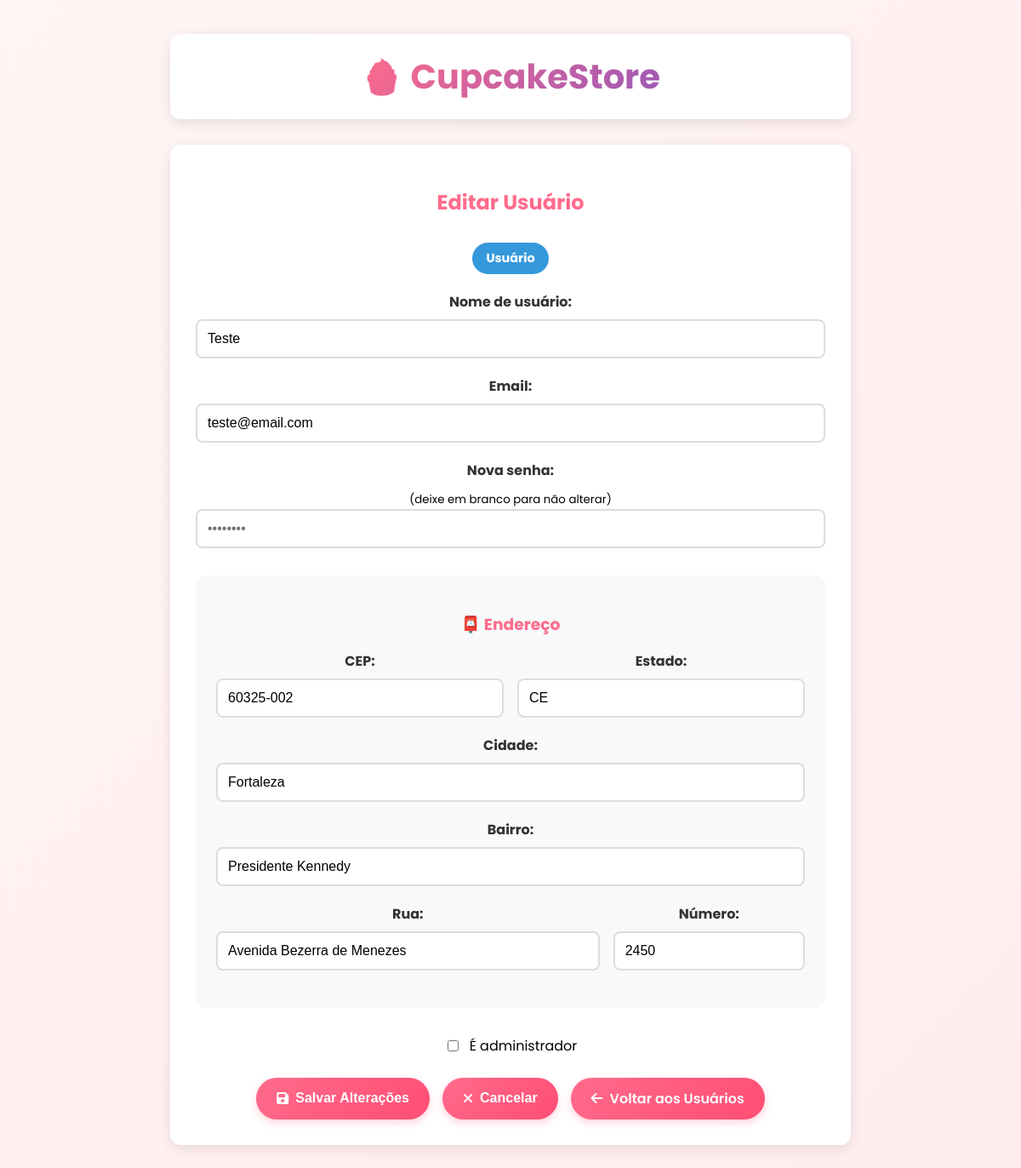
The app's page /admin/usuario/2/editar (signed in) with its own data.
### tables this page shows
CREATE TABLE users (
            id INTEGER PRIMARY KEY AUTOINCREMENT,
            username TEXT UNIQUE NOT NULL,
            email TEXT UNIQUE NOT NULL,
            password TEXT NOT NULL,
            created_at TIMESTAMP DEFAULT CURRENT_TIMESTAMP
        , is_admin BOOLEAN DEFAULT 0, estado TEXT, cidade TEXT, bairro TEXT, rua TEXT, numero TEXT, cep TEXT);

### backend/app.py (the view)
@app.route('/admin/usuario/<int:user_id>/editar', methods=['GET', 'POST'])
@admin_required
def admin_editar_usuario(user_id):
    try:
        if is_master_account(user_id) and not is_master_account(session['user_id']):
            flash('Não pode editar a conta master!', 'error')
            return redirect(url_for('admin_usuarios'))
        conn = get_db_connection()
        if request.method == 'POST' and 'cancelar' in request.form:
            flash('Alterações canceladas com sucesso!', 'success')
            return redirect(url_for('admin_editar_usuario', user_id=user_id))
        if request.method == 'POST':
            username = request.form['username']
            email = request.form['email']
            password = request.form['password']
            is_admin = request.form.get('is_admin', 0)
            estado = request.form['estado']
            cidade = request.form['cidade']
            bairro = request.form['bairro']
            rua = request.form['rua']
            numero = request.form['numero']
            cep = request.form['cep']
            if is_master_account(user_id):
                is_admin = 1
            if is_master_account(user_id):
                conn.execute(
                    'UPDATE users SET username = ? WHERE id = ?',
                    (username, user_id)
                )
            else:
                conn.execute(
                    '''UPDATE users SET username = ?, email = ?, is_admin = ?, estado = ?, cidade = ?, bairro = ?, rua = ?, numero = ?, cep = ?
                    WHERE id = ?''',
                    (username, email, is_admin, estado, cidade, bairro, rua, numero, cep, user_id)
                )
            if password:
                password_hash = generate_password_hash(password)
                conn.execute(
                    'UPDATE users SET password = ? WHERE id = ?',
                    (password_hash, user_id)
                )
            conn.commit()
            conn.close()
            flash('Usuário atualizado com sucesso!', 'success')
            return redirect(url_for('admin_usuarios'))
        else:
            usuario = conn.execute(
                'SELECT * FROM users WHERE id = ?',
                (user_id,)
            ).fetchone()
            conn.close()
            if usuario:
                return render_template('admin/editar_usuario.html', usuario=usuario)
            else:
                flash('Usuário não encontrado!', 'error')
                return redirect(url_for('admin_usuarios'))
    except Exception as e:
        print(f"❌ Erro ao editar usuário: {e}")
        flash('Erro ao editar usuário.', 'error')
        return redirect(url_for('admin_usuarios'))

### backend/app.py (called while the page is built)
def is_admin():
    if 'user_id' not in session:
        return False
    try:
        conn = get_db_connection()
        user = conn.execute(
            'SELECT is_admin FROM users WHERE id = ?',
            (session['user_id'],)
        ).fetchone()
        conn.close()
        return user and user['is_admin'] == 1
    except Exception as e:
        print(f"❌ Erro ao verificar admin: {e}")
        return False

def admin_required(f):
    @wraps(f)
    def decorated_function(*args, **kwargs):
        if not is_admin():
            flash('Acesso restrito a administradores!', 'error')
            return redirect(url_for('home'))
        return f(*args, **kwargs)
    return decorated_function

@app.context_processor
def utility_processor():
    def check_is_admin():
        """Verifica se o usuário logado é admin"""
        if 'user_id' not in session:
            return False
        try:
            conn = get_db_connection()
            user = conn.execute(
                'SELECT is_admin FROM users WHERE id = ?',
                (session['user_id'],)
            ).fetchone()
            conn.close()
            return user and user['is_admin'] == 1
        except:
            return False
    return dict(is_admin=check_is_admin)

def is_master_account(user_id):
    try:
        conn = get_db_connection()
        user = conn.execute(
            'SELECT email FROM users WHERE id = ?',
            (user_id,)
        ).fetchone()
        conn.close()
        return user and user['email'] == 'saviosales@cupcakestore.com'
    except Exception as e:
        print(f"❌ Erro ao verificar conta master: {e}")
        return False

### database/database.py (called while the page is built)
def get_db_connection():
    db_path = os.path.join(base_dir, 'cupcakes.db')
    conn = sqlite3.connect(db_path)
    conn.row_factory = sqlite3.Row
    return conn

### frontend/templates/Admin/editar_usuario.html (shortened to what this page needs)
<!DOCTYPE html>
<html lang="pt-BR">
<head>
    <link rel="stylesheet" href="{{ url_for('static', filename='css/style.css') }}">
    <link rel="stylesheet" href="https://cdnjs.cloudflare.com/ajax/libs/font-awesome/6.4.0/css/all.min.css">
</head>
<body>
    <div class="admin-container">
        <div class="admin-header">
            <a href="{{ url_for('home') }}">
                <h1>🧁 CupcakeStore</h1>
            </a>
        </div>
        <div class="form-editar">
            <h2>Editar Usuário</h2>
            {% if usuario.email == 'saviosales@cupcakestore.com' %}
            <div class="user-type-badge badge-master">👑 Conta Master</div>
            {% elif usuario.is_admin == 1 %}
            <div class="user-type-badge badge-admin">Administrador</div>
            {% else %}
            <div class="user-type-badge badge-user">Usuário</div>
            {% endif %}
            <form action="{{ url_for('admin_editar_usuario', user_id=usuario.id) }}" method="POST" id="formEditarUsuarioAdmin">
                <div class="form-group">
                    <label for="username">Nome de usuário:</label>
                    <input type="text" id="username" name="username" value="{{ usuario.username }}" required >
                </div>
                <div class="form-group">
                    <label for="email">Email:</label>
                    <input type="email" id="email" name="email" value="{{ usuario.email }}" required >
                </div>
                <div class="form-group">
                    <label for="password">Nova senha:</label>
                    <small>(deixe em branco para não alterar)</small>
                    <input type="password" id="password" name="password" placeholder="••••••••">
                </div>
                <div class="endereco-section">
                    <h3 style="color: var(--primary); margin-bottom: 1rem; text-align: center;">📮 Endereço</h3>
                    <div style="display: grid; grid-template-columns: 1fr 1fr; gap: 1rem;">
                        <div class="form-group">
                            <label for="cep">CEP:</label>
                            <input type="text" id="cep" name="cep" value="{{ usuario['cep'] or '' }}">
                        </div>
                        <div class="form-group">
                            <label for="estado">Estado:</label>
                            <input type="text" id="estado" name="estado" value="{{ usuario['estado'] or '' }}"
                                placeholder="SP">
                        </div>
                    </div>
                    <div class="form-group">
                        <label for="cidade">Cidade:</label>
                        <input type="text" id="cidade" name="cidade" value="{{ usuario['cidade'] or '' }}">
                    </div>
                    <div class="form-group">
                        <label for="bairro">Bairro:</label>
                        <input type="text" id="bairro" name="bairro" value="{{ usuario['bairro'] or '' }}">
                    </div>
                    <div style="display: grid; grid-template-columns: 2fr 1fr; gap: 1rem;">
                        <div class="form-group">
                            <label for="rua">Rua:</label>
                            <input type="text" id="rua" name="rua" value="{{ usuario['rua'] or '' }}">
                        </div>
                        <div class="form-group">
                            <label for="numero">Número:</label>
                            <input type="text" id="numero" name="numero" value="{{ usuario['numero'] or '' }}">
                        </div>
                    </div>
                </div>
                {% if usuario.email != 'saviosales@cupcakestore.com' %}
                <div class="checkbox-group">
                    <input type="checkbox" id="is_admin" name="is_admin" value="1" {% if usuario.is_admin==1 %}checked{% endif %}>
                    <label for="is_admin">É administrador</label>
                </div>
                {% endif %}
                <div class="form-actions">
                    <button type="button" class="btn" onclick="abrirModalSalvar()">
                        <i class="fas fa-save"></i> Salvar Alterações
                    </button>
                    <button type="button" class="btn" onclick="abrirModalCancelar()">
                        <i class="fas fa-times"></i> Cancelar
                    </button>
                    <a href="{{ url_for('admin_usuarios') }}" class="btn">
                        <i class="fas fa-arrow-left"></i> Voltar aos Usuários
                    </a>
                </div>
            </form>
        </div>
    </div>
</body>
</html>

### frontend/static/css/style.css (style rules this page uses)
body { font-family: Arial, sans-serif; text-align: center; margin: 0; padding: 20px; background-color: #fff5f5; }
h1 { color: #ff6b8b; }
.form-group { margin-bottom: 20px; }
.form-group label { display: block; margin-bottom: 8px; font-weight: bold; color: #333; }
.form-group input { width: 100%; padding: 12px 15px; border: 2px solid #ddd; border-radius: 8px; font-size: 16px; transition: border-color 0.3s ease; }
.admin-container { max-width: 1200px; margin: 0 auto; padding: 20px; }
.admin-header { display: flex; justify-content: space-between; align-items: center; margin-bottom: 30px; padding: 20px; background: white; border-radius: 12px; box-shadow: 0 4px 15px rgba(0,0,0,0.1); }
.form-group { margin-bottom: 15px; }
.form-group label { display: block; margin-bottom: 5px; font-weight: bold; }
.form-group input, .form-group textarea, .form-group select { width: 100%; padding: 10px; border: 2px solid #ddd; border-radius: 8px; font-size: 16px; }

### frontend/templates/Admin/editar_usuario.html (style rules this page uses)
:root { --primary: #ff6b8b; --primary-dark: #ff4d73; --secondary: #9b59b6; --accent: #27ae60; --light: #fff5f5; --dark: #333; --gray: #95a5a6; --white: #ffffff; --shadow: 0 4px 15px rgba(0, 0, 0, 0.1); --radius: 12px; }
body { font-family: 'Poppins', sans-serif; background: linear-gradient(135deg, #fff5f5 0%, #ffecef 100%); min-height: 100vh; margin: 0; padding: 20px; }
.admin-container { max-width: 800px; margin: 0 auto; }
.admin-header { display: flex; justify-content: center; align-items: center; margin-bottom: 30px; padding: 20px; background: var(--white); border-radius: var(--radius); box-shadow: var(--shadow); }
.admin-header a { text-decoration: none; transition: all 0.3s ease; }
.admin-header h1 { font-size: 2.5rem; background: linear-gradient(135deg, var(--primary), var(--secondary)); -webkit-background-clip: text; -webkit-text-fill-color: transparent; font-weight: 700; margin: 0; transition: all 0.3s ease; }
.form-editar { background: var(--white); padding: 30px; border-radius: var(--radius); box-shadow: var(--shadow); }
.form-editar h2 { color: var(--primary); text-align: center; margin-bottom: 30px; }
.user-type-badge { display: inline-block; padding: 8px 16px; border-radius: 25px; font-weight: bold; margin-bottom: 20px; text-align: center; width: auto; font-size: 0.9em; }
.badge-user { background: #3498db; color: white; }
.form-group { margin-bottom: 20px; }
.form-group label { display: block; margin-bottom: 8px; font-weight: bold; color: var(--dark); }
.form-group input { width: 100%; padding: 12px; border: 2px solid #ddd; border-radius: 8px; font-size: 16px; box-sizing: border-box; }
.checkbox-group { display: flex; justify-content: center; align-items: center; gap: 10px; margin: 15px 0; }
.form-actions { display: flex; gap: 15px; margin-top: 25px; justify-content: center; flex-wrap: wrap; }
.btn { display: inline-flex; align-items: center; gap: 0.5rem; padding: 12px 24px; border-radius: 25px; text-decoration: none; font-weight: 600; transition: all 0.3s ease; border: none; cursor: pointer; font-size: 1rem; box-shadow: 0 4px 10px rgba(255, 107, 139, 0.3); background: linear-gradient(135deg, var(--primary), var(--primary-dark)); color: white; }
.endereco-section { margin: 2rem 0; padding: 1.5rem; background: #f8f9fa; border-radius: var(--radius); }

### records on screen
users: username "Teste", email "teste@email.com", cep "60325-002", estado "CE", cidade "Fortaleza", bairro "Presidente Kennedy", rua "Avenida Bezerra de Menezes", numero "2450"
